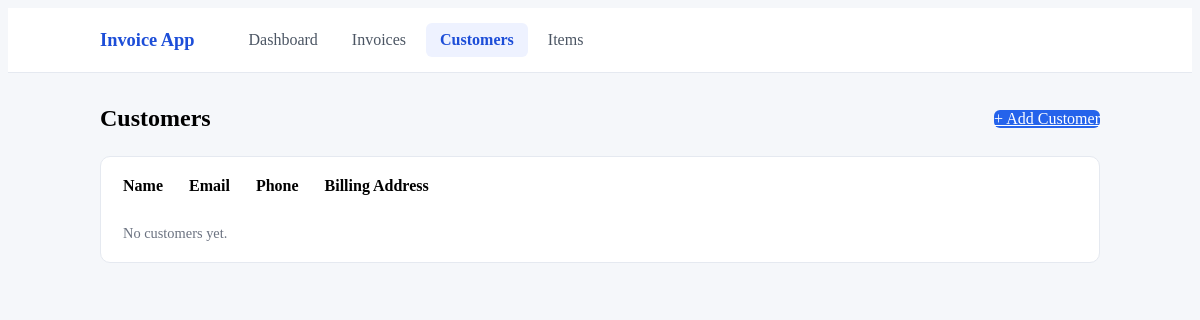
The page /customers on the database as committed earlier.
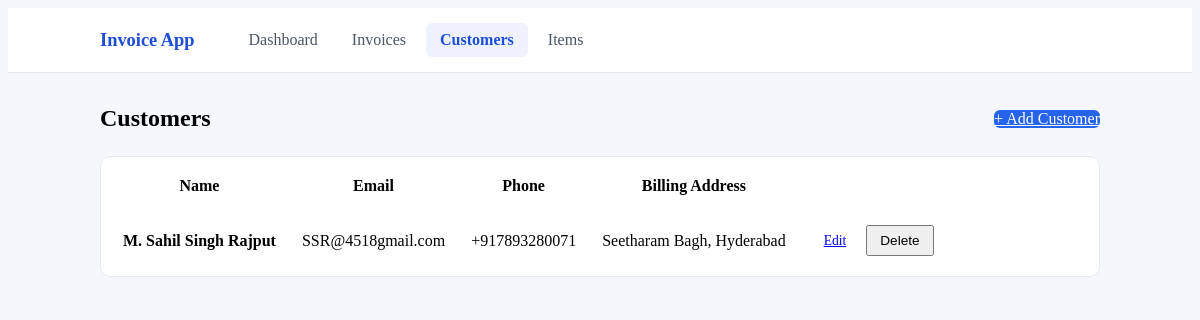
The same page on the database as committed later.
### database.py (models this page shows)
class BaseModel(Model):
    class Meta:
        database = db

class Customer(BaseModel):
    name = CharField()
    email = CharField(default="")
    phone = CharField(default="")
    address = TextField(default="")

### app.py (the view)
@app.route("/customers")
def customers():
    rows = Customer.select().order_by(Customer.name)
    return render_template("customers.html", customers=rows)

### app.py (called while the page is built)
@app.before_request
def open_db():
    db.connect(reuse_if_open=True)

@app.after_request
def clear_stats(response):
    if request.method == "POST":
        try:
            cache.delete("stats")
        except redis.RedisError:
            pass
    return response

### templates/customers.html (shortened to what this page needs)
{% extends "base.html" %}
{% block content %}
<div class="page-header">
    <h2>Customers</h2>
    <a href="{{ url_for('add_customer') }}" class="button">+ Add Customer</a>
</div>
<div class="table-wrap">
    <table>
        <thead>
            <tr>
                <th>Name</th>
                <th>Email</th>
                <th>Phone</th>
                <th>Billing Address</th>
                <th></th>
            </tr>
        </thead>
        <tbody>
            {% for c in customers %}
            <tr>
                <td><strong>{{ c.name }}</strong></td>
                <td>{{ c.email }}</td>
                <td>{{ c.phone }}</td>
                <td style="white-space: pre-line;">{{ c.address }}</td>
                <td class="right">
                    <div class="actions" style="justify-content: flex-end;">
                        <a href="{{ url_for('edit_customer', id=c.id) }}" class="button secondary">Edit</a>
                        <form method="post" action="{{ url_for('delete_customer', id=c.id) }}"
                              onsubmit="return confirm('Delete this customer and all their invoices?');">
                            <button type="submit" class="secondary">Delete</button>
                        </form>
                    </div>
                </td>
            </tr>
            {% else %}
            <tr>
                <td colspan="5" class="muted">No customers yet.</td>
            </tr>
            {% endfor %}
        </tbody>
    </table>
</div>
{% endblock %}

Rows that differ between the two databases and show on the page:
added Customer: name "M. Sahil Singh Rajput", email "SSR@4518gmail.com", phone "+917893280071", address "Seetharam Bagh, Hyderabad"
Other text that changed with them:
text no longer shown: "No customers yet."
